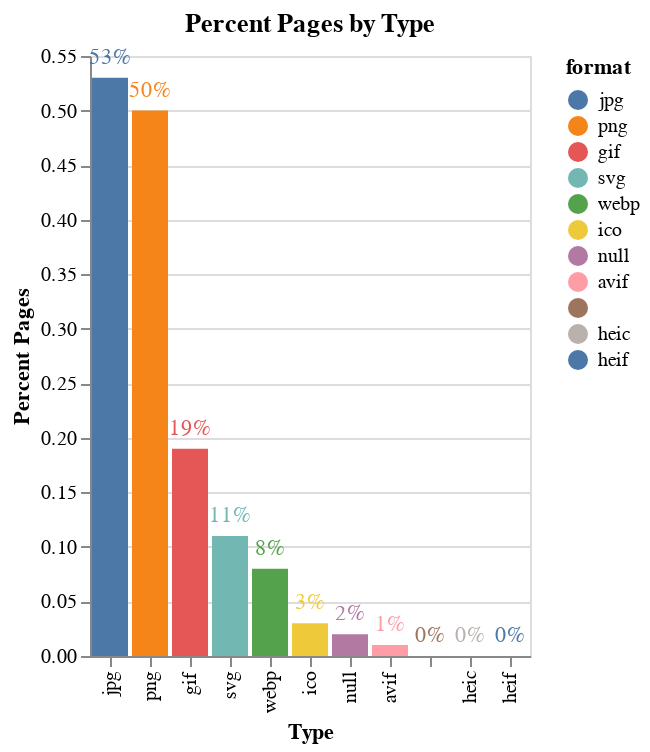

Here is the notebook cell this chart was saved with:
### Code cell
bar_chart_image_pages = alt.Chart(requests_image_df).mark_bar().encode(
    x=alt.X("format", title="Type", sort=None),
    y=alt.Y("percent_pages", title="Percent Pages", sort=None),
    color=alt.Color(field="format", sort=None),
    tooltip=["format", alt.Tooltip("percent_pages:Q", format=".0%")]
).properties(
    title="Percent Pages by Type"
)
bar_chart_image_pages + bar_chart_image_pages.mark_text(
    dy=-10,
).encode(
    text=alt.Text("percent_pages:Q", format=".0%")
)

### Figure 1 — Vega-Lite specification as saved in the notebook (floating-point values rounded to 4 significant figures)
{"config": {"view": {"continuousWidth": 400, "continuousHeight": 300}}, "layer": [{"mark": "bar", "encoding": {"color": {"field": "format", "sort": null}, "tooltip": [{"field": "format", "type": "nominal"}, {"field": "percent_pages", "format": ".0%", "type": "quantitative"}], "x": {"field": "format", "sort": null, "title": "Type", "type": "nominal"}, "y": {"field": "percent_pages", "sort": null, "title": "Percent Pages", "type": "quantitative"}}, "title": "Percent Pages by Type"}, {"mark": {"type": "text", "dy": -10}, "encoding": {"color": {"field": "format", "sort": null}, "text": {"field": "percent_pages", "format": ".0%", "type": "quantitative"}, "tooltip": [{"field": "format", "type": "nominal"}, {"field": "percent_pages", "format": ".0%", "type": "quantitative"}], "x": {"field": "format", "sort": null, "title": "Type", "type": "nominal"}, "y": {"field": "percent_pages", "sort": null, "title": "Percent Pages", "type": "quantitative"}}, "title": "Percent Pages by Type"}], "data": {"name": "data-83f0f57fcafc23d0ed72da8f1a1f0f0a"}, "$schema": "https://vega.github.io/schema/vega-lite/v4.17.0.json", "datasets": {"data-83f0f57fcafc23d0ed72da8f1a1f0f0a": [{"format": "jpg", "requests": 8290474, "pages": 4189907, "percent_requests": 0.38, "percent_pages": 0.53}, {"format": "png", "requests": 6604473, "pages": 3984064, "percent_requests": 0.31, "percent_pages": 0.5}, {"format": "gif", "requests": 3836964, "pages": 1487233, "percent_requests": 0.18, "percent_pages": 0.19}, {"format": "svg", "requests": 1255002, "pages": 906022, "percent_requests": 0.06, "percent_pages": 0.11}, {"format": "webp", "requests": 1040312, "pages": 630692, "percent_requests": 0.05, "percent_pages": 0.08}, {"format": "ico", "requests": 272608, "pages": 269039, "percent_requests": 0.01, "percent_pages": 0.03}, {"format": null, "requests": 191874, "pages": 148218, "percent_requests": 0.01, "percent_pages": 0.02}, {"format": "avif", "requests": 131101, "pages": 81393, "percent_requests": 0.01, "percent_pages": 0.01}, {"format": "", "requests": 23113, "pages": 17699, "percent_requests": 0.0, "percent_pages": 0.0}, {"format": "heic", "requests": 2156, "pages": 1783, "percent_requests": 0.0, "percent_pages": 0.0}, {"format": "heif", "requests": 2, "pages": 2, "percent_requests": 0.0, "percent_pages": 0.0}]}}
